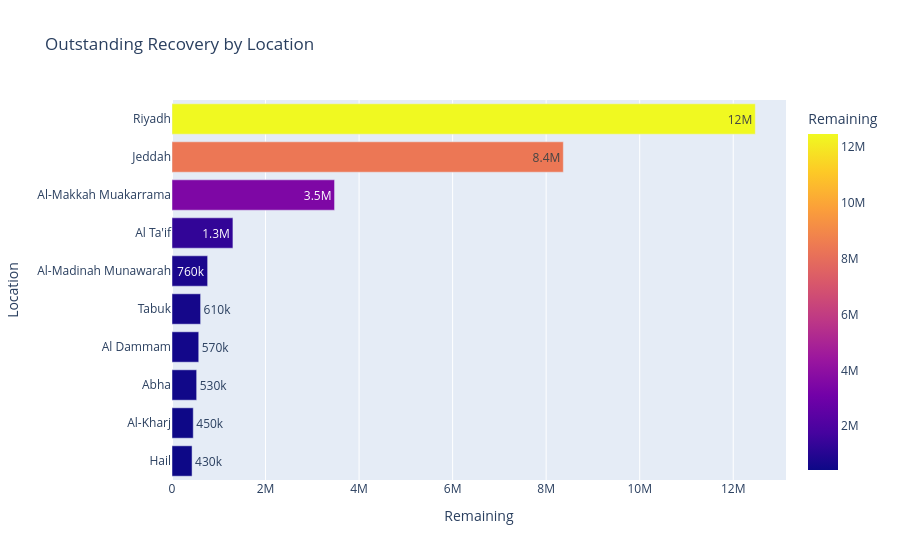

Source (notebook cell):
### Markdown cell above
### Q3) Which locations have the highest outstanding balance?

### Code cell
fig = px.bar(
    location_summary.sort_values("Remaining").tail(10),
    x="Remaining",
    y="Location",
    orientation="h",
    color="Remaining",
    text_auto=".2s",
    title="Outstanding Recovery by Location"
)

fig.show()

### Figure 1 — Plotly figure (JSON) as saved in the notebook; plotly's stock layout.template omitted (floating-point values rounded to 4 significant figures)
{"data": [{"alignmentgroup": "True", "hovertemplate": "Remaining=%{marker.color}<br>Location=%{y}<extra></extra>", "legendgroup": "", "marker": {"color": [429100.0, 454600.0, 527300.0, 571800.0, 611800.0, 762100.0, 1303000.0, 3476000.0, 8368000.0, 12470000.0], "coloraxis": "coloraxis", "pattern": {"shape": ""}}, "name": "", "offsetgroup": "", "orientation": "h", "showlegend": false, "textposition": "auto", "texttemplate": "%{x:.2s}", "type": "bar", "x": [429100.0, 454600.0, 527300.0, 571800.0, 611800.0, 762100.0, 1303000.0, 3476000.0, 8368000.0, 12470000.0], "xaxis": "x", "y": ["Hail", "Al-Kharj", "Abha", "Al Dammam", "Tabuk", "Al-Madinah Munawarah", "Al Ta'if", "Al-Makkah Muakarrama", "Jeddah", "Riyadh"], "yaxis": "y"}], "layout": {"barmode": "relative", "coloraxis": {"colorbar": {"title": {"text": "Remaining"}}, "colorscale": [[0, "#0d0887"], [0.1111, "#46039f"], [0.2222, "#7201a8"], [0.3333, "#9c179e"], [0.4444, "#bd3786"], [0.5556, "#d8576b"], [0.6667, "#ed7953"], [0.7778, "#fb9f3a"], [0.8889, "#fdca26"], [1, "#f0f921"]]}, "legend": {"tracegroupgap": 0}, "title": {"text": "Outstanding Recovery by Location"}, "xaxis": {"anchor": "y", "domain": [0, 1], "title": {"text": "Remaining"}}, "yaxis": {"anchor": "x", "domain": [0, 1], "title": {"text": "Location"}}}}
